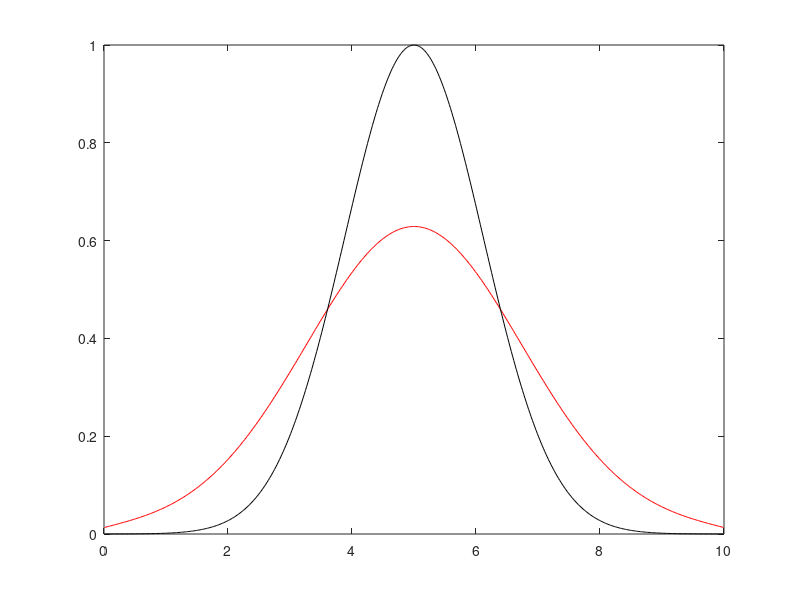
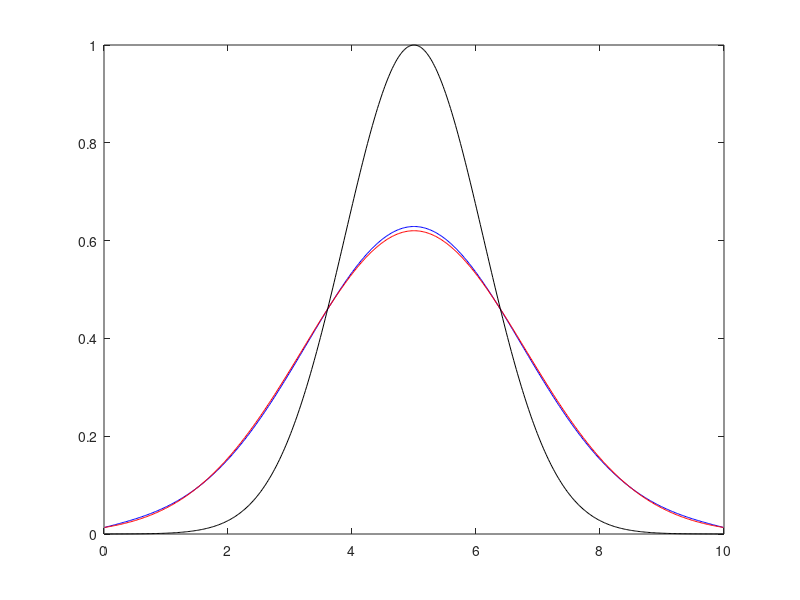

The MATLAB source for these figures, in order:
% This is a matlab/octave script to solve 1D diffusion equation for its implicit solution by using 
% Pseudo-transient method. 
% It differs from Diff1D_implicit by adding the dampening of the dTdtau to 
% speed up the convergence! Only two line code is added but it become much faster! 7000 iteration Vs 700 iteration
% _2nd mean it is 2nd order convergence!

clear;clf

Lx  = 10;       %model length. used as the length scale
D   = 100;      %diffusion coefficient
nx  = 250*2;    %nx cell
dx  = Lx/nx;    %cell width
Imax= 100*nx;   %maximum iteration number
tsc = Lx*Lx/D;  %diffusion timescale
%Initiation 
t0 = Lx*Lx/D/160; %t0 for the analytical solution!
x  = linspace(0,Lx,nx+1);     % x coordinates for the grid/node 
xc = (x(1:end-1)+x(2:end))/2; % x coordinates at the center of the cell.
% staggered grid: velocity field is at x, while scalar field T is at xc. 
T  = zeros(1,nx);
a  = 0.5*Lx;
T0 = exp(-(xc-a).^2/4/D/t0); 
% Notice that boundary condition should depend on t in order to have the simple
%analytical solution. Here we choose t0 to make the boundary temperature close to 0.
%t00=s
Told = T0;
T    = T0;
Vx   = zeros(1,nx-1);  %Vx at the boundary is not included here! Otherwise it should be nx+1
f    = sin(xc); f(:)=0;% f=0 to compare with the analytical solution that has no heat source.
%Boundary condition
ttol = 1.6*t0 # As this script is slow. Lets compute a small ttol! 
Tana = sqrt(t0/(t0+ttol)).*exp(-(xc-a).^2/(4*D*(t0+ttol)));
T(1) = Tana(1);T(end)=Tana(end);
dTdtau1 = zeros(1,nx-2); % pseudo time derivative!
dTdtau2 = zeros(1,nx-2); % pseudo time derivative with dampening
cnt  = 100;
epsi = 1e-5; % accuracy for the convergence
dt   = 1e-3*tsc     %0.001*tsc
CFL  = 0.4;
ndim = 1;
dtau = CFL*dx*dx/2/D/ndim; % pseudo timestep!
dtau=1/(1.0/(dx*dx/D/2.1)+1.0/dt)
itertol = 0;
time    = 0; 

residdT  = 1e5;
it       = 0;
damp     = 1-6*pi/nx;% 0.93 %0.991 %
kw       =1;
damp    = 1-2*sqrt(dtau/dt+CFL/2*pi*pi*kw*kw/nx/nx)
%WHL: This is the optimized dampening parameter I derived at 2Sep2024. It is faster than 1-6*pi/nx
dampening= 1;
dampening= 1;
while (time<ttol*0.99 &&it<10000)
%for it=1:100
       iter     = 0; 
       residdT  = 2*epsi;
%for iter=1:Imax
   while residdT>epsi && iter<Imax
          q        = -D*diff(T)/dx;    % dimension:nx-1
          dTdtau1   = -(T(2:nx-1)-Told(2:nx-1))/dt-diff(q)/dx; %dimension:nx-2. residual from Lesson2:Eq.2)
      if dampening == 0  %****dTdtau is used. simple and slow!
          T(2:nx-1) = T(2:nx-1) + dtau*dTdtau1;     %nx-2. Update T by pseudo time marching.  Lesson2:Eq.3)
      else               %****dTdtau2 contains the currect residual and the previous residual, which greatly speed up the convergence!
                         %The formulation can be derive with 2nd pseudo transient time derivative dT2dtau !
          dTdtau2    = dTdtau1 + damp*dTdtau2;  
          T(2:nx-1) = T(2:nx-1) + dtau*dTdtau2; % dTdtau is used 
      end
       residdT  = max(abs(dTdtau1)); %
       iter     = iter+1;
       if mod(iter,cnt)==0
          plot(xc,T,'r',xc,T0,'k');drawnow
         fprintf('Iteration %d, residdT=%7.3e\n',iter,residdT); 
       end   
    end
    it   = it+1;
    time = time+dt;  # update the physical time!
    Told = T;                # update the Told after one physical timestep.
    itertol = itertol+iter;
    fprintf('Step %d converged,residdT=%7.3e\n',it,residdT); 
end
%Tana=1/sqrt(4*(ttol+1/4)).*exp(-(xc-a).^2/(4*(ttol+1/4)));
% initial condition: T(x,t0)=exp(-x*x/(4*D*t0))  %Let:t0=0.1;
%analytical solution:T(x,t)=sqrt(t0/t)exp(-x*x/(4*D*t));
%Tana = sqrt(t0/(ttol)).*exp(-(xc-a).^2/(4*D*ttol));
Tana = sqrt(t0/(t0+time)).*exp(-(xc-a).^2/(4*D*(t0+time)));
figure();plot(xc,T,'b',xc,Tana,'r',xc,T0,'k')

fprintf('Total %d step are calculated.\n The physical time is =%3.1f, totel iteration is %d (%3.1f *nx), with dampeng=%d\n',it,time,itertol,itertol/nx,dampening); 

%Exercise1: 1. change t0 and see if the numerical solution still matches the analytical solution
%            2. change nx,dtau and see if it still produce reasonable results.
%            3. After finding out the numerical solution is correct, remove the analytical solution and use any initial boundary condition.
%            4. rewrite the code with another language, for example, julia and python. Notice matlab and julia counter from 1, while python counter from 0. 


% exercise for dampening.
% write an code to find out the optimized dampening parameters (damp) by testing damp from 0 to 1.
